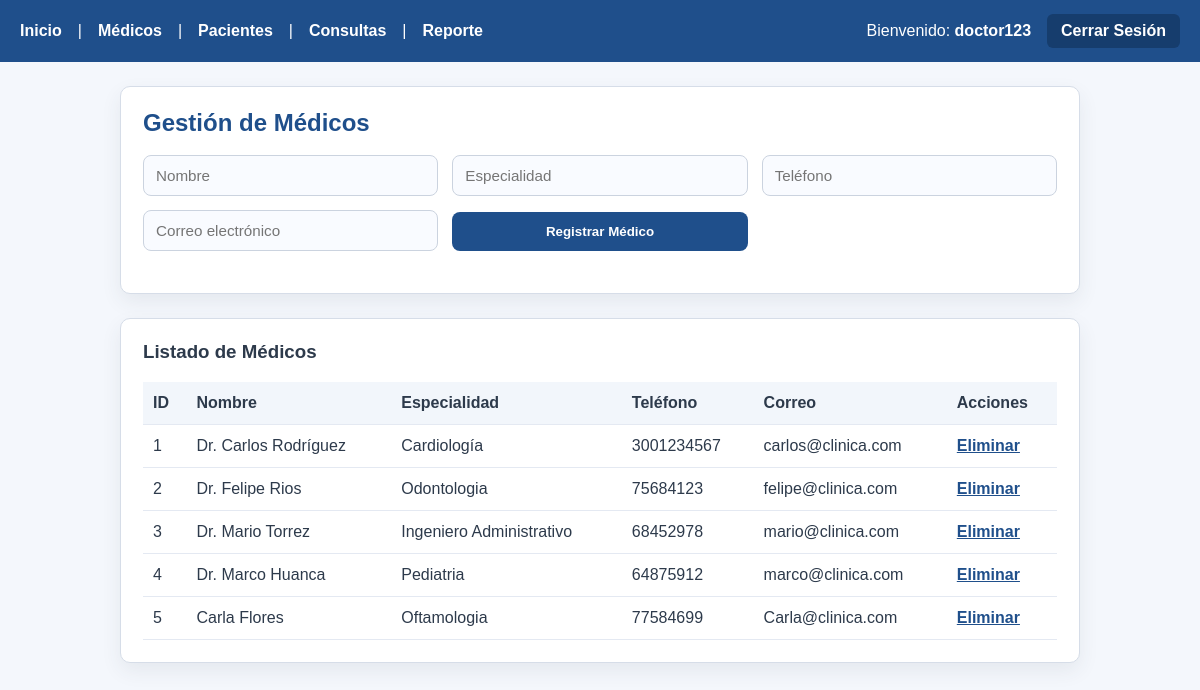
Screenshot of /medicos (signed in) with the database file from the repository.
### models/__init__.py (models this page shows)
class Medico(db.Model):
    __tablename__ = 'medicos'
    id_medico = db.Column(db.Integer, primary_key=True)
    nombre = db.Column(db.String(100), nullable=False)
    especialidad = db.Column(db.String(100), nullable=False)
    telefono = db.Column(db.String(20), nullable=False)
    correo = db.Column(db.String(100), nullable=False)
    consultas = db.relationship('Consulta', backref='medico', lazy=True, cascade="all, delete-orphan")

### app.py (the view)
@app.route('/medicos', methods=['GET', 'POST'])
@requerir_login
def medicos():
    return gestionar_medicos()

### controllers/decoradores.py (called while the page is built)
def requerir_login(f):
    @wraps(f)
    def decorated_function(*args, **kwargs):
        if 'usuario' not in session:
            return redirect(url_for('ruta_login'))
        return f(*args, **kwargs)
    return decorated_function

### controllers/medicos_controller.py (called while the page is built, shortened)
def obtener_medicos():
    return Medico.query.all()

def gestionar_medicos():
    medicos = obtener_medicos()
    return render_template('medicos/medicos.html', medicos=medicos)

### templates/medicos/medicos.html
{% extends 'base.html' %}
{% block content %}
<div class="card">
    <h2>Gestión de Médicos</h2>
    <form method="POST" action="/medicos">
        <input type="text" name="nombre" placeholder="Nombre" required>
        <input type="text" name="especialidad" placeholder="Especialidad" required>
        <input type="text" name="telefono" placeholder="Teléfono" required>
        <input type="email" name="correo" placeholder="Correo electrónico" required>
        <button type="submit">Registrar Médico</button>
    </form>
</div>
<div class="card">
    <h3>Listado de Médicos</h3>
    <table>
        <tr>
            <th>ID</th><th>Nombre</th><th>Especialidad</th><th>Teléfono</th><th>Correo</th><th>Acciones</th>
        </tr>
        {% for medico in medicos %}
        <tr>
            <td>{{ medico.id_medico }}</td>
            <td>{{ medico.nombre }}</td>
            <td>{{ medico.especialidad }}</td>
            <td>{{ medico.telefono }}</td>
            <td>{{ medico.correo }}</td>
            <td class="actions"><a href="/eliminar_medico/{{ medico.id_medico }}">Eliminar</a></td>
        </tr>
        {% endfor %}
    </table>
</div>
{% endblock %}

### templates/base.html (style rules this page uses)
body { font-family: Arial, sans-serif; background: #f4f7fc; color: #2d3a4b; margin: 0; padding: 0; }
.card { background: #ffffff; border: 1px solid #d6dde8; border-radius: 10px; box-shadow: 0 8px 20px rgba(45, 58, 75, 0.08); padding: 22px; margin-bottom: 24px; }
h1, h2, h3 { margin-top: 0; }
h2 { color: #1f4f8b; margin-bottom: 18px; }
form { display: grid; grid-template-columns: repeat(auto-fit, minmax(220px, 1fr)); gap: 14px; align-items: end; margin-bottom: 20px; }
input[type="text"], input[type="number"], input[type="email"], input[type="date"], select { width: 100%; padding: 11px 12px; border: 1px solid #cbd3df; border-radius: 8px; background: #f9fbff; font-size: 0.95rem; color: #2d3a4b; box-sizing: border-box; }
button, .button-link { background: #1f4f8b; color: #fff; border: none; border-radius: 8px; padding: 12px 18px; cursor: pointer; transition: background 0.2s ease; font-weight: 600; }
table { width: 100%; border-collapse: collapse; margin-top: 10px; }
table th, table td { padding: 12px 10px; border-bottom: 1px solid #e4e9f2; text-align: left; }
table th { background: #f2f6fb; color: #2d3a4b; font-weight: 700; }
.actions a { color: #1f4f8b; font-weight: 600; }

### rows the page displays
Medico: id_medico "1", nombre "Dr. Carlos Rodríguez", especialidad "Cardiología", telefono "3001234567", correo "carlos@clinica.com"
Medico: id_medico "2", nombre "Dr. Felipe Rios", especialidad "Odontologia", telefono "75684123", correo "felipe@clinica.com"
Medico: id_medico "3", nombre "Dr. Mario Torrez", especialidad "Ingeniero Administrativo", telefono "68452978", correo "mario@clinica.com"
Medico: id_medico "4", nombre "Dr. Marco Huanca", especialidad "Pediatria", telefono "64875912", correo "marco@clinica.com"
Medico: id_medico "5", nombre "Carla Flores", especialidad "Oftamologia", telefono "77584699", correo "Carla@clinica.com"

### other values shown
{{ session.get('usuario') }} "doctor123"
